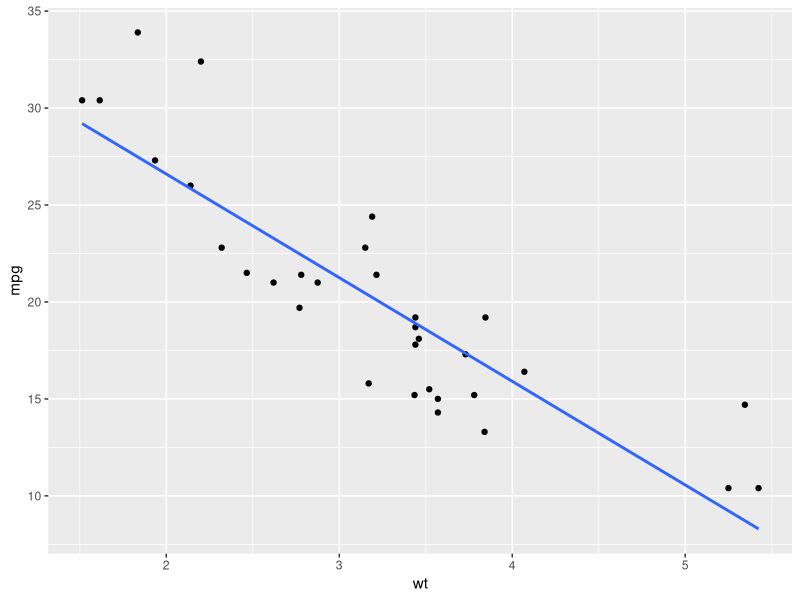
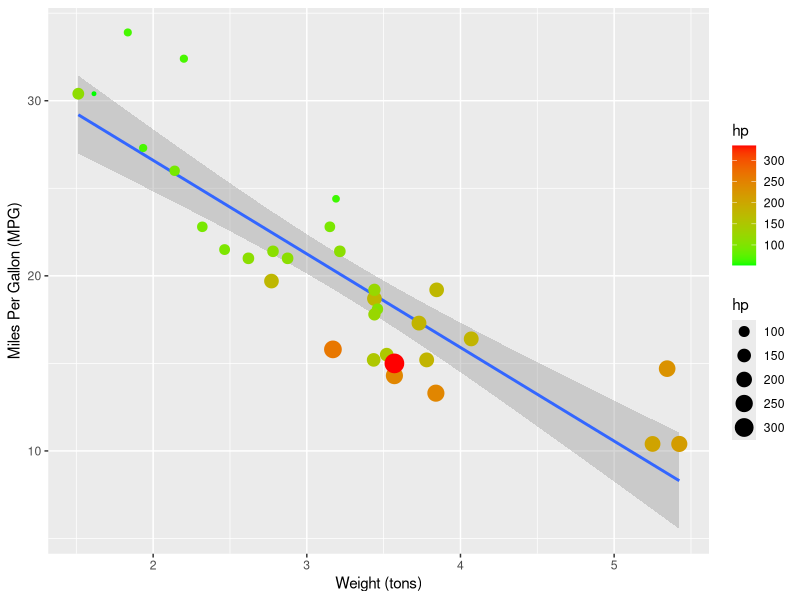

The R source for these figures, in order:
#### Learn the Basics of Plotting ####
## we will predominantly use ggplot() ##
## will cover basic things like plotting, layering, changing appearance, faceting, etc. ##

#### Step 1 - Intsall and Load ggplot2 ####
# install.packages("ggplot2") - you don't need this because ggplot2 is in tidyverse
install.packages("tidyverse")
# library(ggplot2) - you don't need this because ggplot2 is in tidyverse
library(tidyverse)

# there are a lot of different packages that you can download to get help

# mtcars is an example data set. it is a data frame 
mtcars

# aes is aesthetics 
# + sign allows us to add layers
# geoms are different representations of data layers; for example points, lines of best fit, linear
# scale can help you change color
# xlab and ylab are used to change labels


# lets get plotting
ggplot(mtcars, aes(x = wt, y = mpg)) + 
  geom_point() + #this is plotted first
  geom_smooth(method = lm, se = FALSE)

ggplot(mtcars, aes(x = wt, y = mpg)) + 
  geom_smooth(method = lm) +
  geom_point(aes(size = hp, color = hp)) +
  xlab("Weight (tons)") +
  ylab("Miles Per Gallon (MPG)") +
  scale_color_gradient(low = "green", high = "red")

# whatever is plotted first is plotted are on top

  

